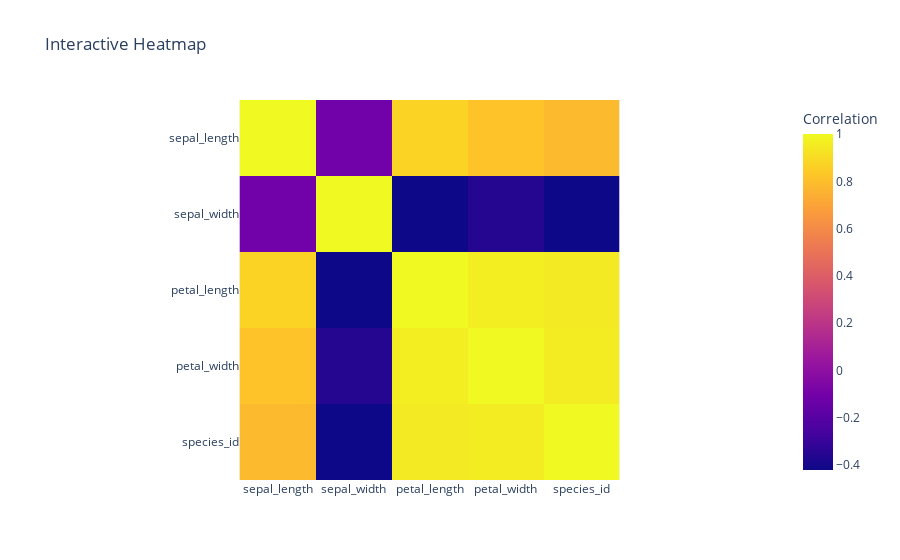

The cell this chart's notebook holds for it:
### Code cell
df = px.data.iris()
fig = px.imshow(df.corr(), labels=dict(color='Correlation'), title='Interactive Heatmap')
fig.show()

### Figure 1 — Plotly figure (JSON) as saved in the notebook; plotly's stock layout.template omitted (floating-point values rounded to 4 significant figures)
{"data": [{"coloraxis": "coloraxis", "hovertemplate": "x: %{x}<br>y: %{y}<br>Correlation: %{z}<extra></extra>", "name": "0", "type": "heatmap", "x": ["sepal_length", "sepal_width", "petal_length", "petal_width", "species_id"], "xaxis": "x", "y": ["sepal_length", "sepal_width", "petal_length", "petal_width", "species_id"], "yaxis": "y", "z": [[1, -0.1094, 0.8718, 0.818, 0.7826], [-0.1094, 1, -0.4205, -0.3565, -0.4194], [0.8718, -0.4205, 1, 0.9628, 0.949], [0.818, -0.3565, 0.9628, 1, 0.9565], [0.7826, -0.4194, 0.949, 0.9565, 1]]}], "layout": {"coloraxis": {"colorbar": {"title": {"text": "Correlation"}}, "colorscale": [[0, "#0d0887"], [0.1111, "#46039f"], [0.2222, "#7201a8"], [0.3333, "#9c179e"], [0.4444, "#bd3786"], [0.5556, "#d8576b"], [0.6667, "#ed7953"], [0.7778, "#fb9f3a"], [0.8889, "#fdca26"], [1, "#f0f921"]]}, "title": {"text": "Interactive Heatmap"}, "xaxis": {"anchor": "y", "constrain": "domain", "domain": [0, 1], "scaleanchor": "y"}, "yaxis": {"anchor": "x", "autorange": "reversed", "constrain": "domain", "domain": [0, 1]}}}
